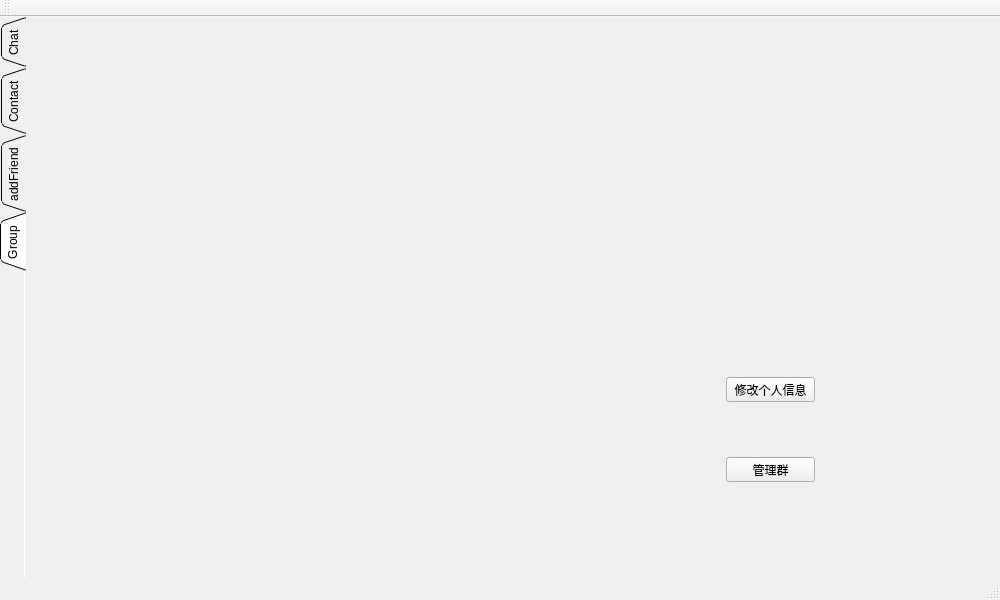
<?xml version="1.0" encoding="UTF-8"?>
<ui version="4.0">
 <class>MainWindow</class>
 <widget class="QMainWindow" name="MainWindow">
  <property name="geometry">
   <rect>
    <x>0</x>
    <y>0</y>
    <width>1000</width>
    <height>600</height>
   </rect>
  </property>
  <property name="windowTitle">
   <string>MainWindow</string>
  </property>
  <widget class="QWidget" name="centralwidget">
   <widget class="QTabWidget" name="tabWidget">
    <property name="geometry">
     <rect>
      <x>0</x>
      <y>0</y>
      <width>1000</width>
      <height>600</height>
     </rect>
    </property>
    <property name="tabPosition">
     <enum>QTabWidget::West</enum>
    </property>
    <property name="tabShape">
     <enum>QTabWidget::Triangular</enum>
    </property>
    <property name="currentIndex">
     <number>3</number>
    </property>
    <property name="elideMode">
     <enum>Qt::ElideNone</enum>
    </property>
    <property name="documentMode">
     <bool>true</bool>
    </property>
    <property name="tabsClosable">
     <bool>false</bool>
    </property>
    <property name="tabBarAutoHide">
     <bool>false</bool>
    </property>
    <widget class="QWidget" name="chatTab">
     <attribute name="title">
      <string>Chat</string>
     </attribute>
     <widget class="QWidget" name="widget_3" native="true">
      <property name="geometry">
       <rect>
        <x>0</x>
        <y>0</y>
        <width>841</width>
        <height>561</height>
       </rect>
      </property>
      <widget class="QListWidget" name="listWidget_4">
       <property name="geometry">
        <rect>
         <x>0</x>
         <y>0</y>
         <width>161</width>
         <height>550</height>
        </rect>
       </property>
       <property name="sizePolicy">
        <sizepolicy hsizetype="Expanding" vsizetype="Preferred">
         <horstretch>20</horstretch>
         <verstretch>0</verstretch>
        </sizepolicy>
       </property>
       <property name="minimumSize">
        <size>
         <width>100</width>
         <height>75</height>
        </size>
       </property>
       <property name="sortingEnabled">
        <bool>true</bool>
       </property>
      </widget>
      <widget class="QGroupBox" name="groupBox">
       <property name="geometry">
        <rect>
         <x>161</x>
         <y>0</y>
         <width>761</width>
         <height>550</height>
        </rect>
       </property>
       <property name="sizePolicy">
        <sizepolicy hsizetype="Expanding" vsizetype="Preferred">
         <horstretch>100</horstretch>
         <verstretch>0</verstretch>
        </sizepolicy>
       </property>
       <property name="minimumSize">
        <size>
         <width>200</width>
         <height>150</height>
        </size>
       </property>
       <property name="title">
        <string>Contract Name</string>
       </property>
       <layout class="QHBoxLayout" name="horizontalLayout_4">
        <property name="leftMargin">
         <number>10</number>
        </property>
        <item>
         <widget class="QWidget" name="widget" native="true">
          <property name="sizePolicy">
           <sizepolicy hsizetype="Expanding" vsizetype="Expanding">
            <horstretch>0</horstretch>
            <verstretch>0</verstretch>
           </sizepolicy>
          </property>
          <widget class="QTextBrowser" name="chatTextBrowser">
           <property name="geometry">
            <rect>
             <x>0</x>
             <y>0</y>
             <width>631</width>
             <height>351</height>
            </rect>
           </property>
           <property name="sizePolicy">
            <sizepolicy hsizetype="Expanding" vsizetype="Expanding">
             <horstretch>0</horstretch>
             <verstretch>80</verstretch>
            </sizepolicy>
           </property>
          </widget>
          <widget class="QListView" name="chatFuncList">
           <property name="geometry">
            <rect>
             <x>0</x>
             <y>350</y>
             <width>631</width>
             <height>31</height>
            </rect>
           </property>
           <property name="sizePolicy">
            <sizepolicy hsizetype="Expanding" vsizetype="Expanding">
             <horstretch>0</horstretch>
             <verstretch>5</verstretch>
            </sizepolicy>
           </property>
          </widget>
          <widget class="QTextEdit" name="chatMsgEdit">
           <property name="geometry">
            <rect>
             <x>0</x>
             <y>374</y>
             <width>631</width>
             <height>121</height>
            </rect>
           </property>
           <property name="sizePolicy">
            <sizepolicy hsizetype="Expanding" vsizetype="Expanding">
             <horstretch>0</horstretch>
             <verstretch>20</verstretch>
            </sizepolicy>
           </property>
          </widget>
          <widget class="QPushButton" name="chatSendBtn">
           <property name="geometry">
            <rect>
             <x>520</x>
             <y>460</y>
             <width>97</width>
             <height>32</height>
            </rect>
           </property>
           <property name="text">
            <string>PushButton</string>
           </property>
          </widget>
          <zorder>chatMsgEdit</zorder>
          <zorder>chatTextBrowser</zorder>
          <zorder>chatFuncList</zorder>
          <zorder>chatSendBtn</zorder>
         </widget>
        </item>
       </layout>
      </widget>
     </widget>
    </widget>
    <widget class="QWidget" name="tab_3">
     <attribute name="title">
      <string>Contact</string>
     </attribute>
     <widget class="QLineEdit" name="contactSearchEdit">
      <property name="geometry">
       <rect>
        <x>8</x>
        <y>12</y>
        <width>201</width>
        <height>31</height>
       </rect>
      </property>
      <property name="placeholderText">
       <string>用户名/id 搜索好友</string>
      </property>
     </widget>
     <widget class="QPushButton" name="searchAccountBtn">
      <property name="geometry">
       <rect>
        <x>213</x>
        <y>11</y>
        <width>21</width>
        <height>32</height>
       </rect>
      </property>
      <property name="text">
       <string>search</string>
      </property>
     </widget>
     <widget class="QStackedWidget" name="contactListStack">
      <property name="geometry">
       <rect>
        <x>0</x>
        <y>50</y>
        <width>274</width>
        <height>491</height>
       </rect>
      </property>
      <property name="currentIndex">
       <number>0</number>
      </property>
      <widget class="QWidget" name="contactFriendPage">
       <layout class="QVBoxLayout" name="verticalLayout">
        <item>
         <widget class="QPushButton" name="manageContactsBtn">
          <property name="text">
           <string>ManageContacts</string>
          </property>
         </widget>
        </item>
        <item>
         <widget class="QListWidget" name="contactFriendList">
          <property name="sortingEnabled">
           <bool>true</bool>
          </property>
         </widget>
        </item>
       </layout>
      </widget>
      <widget class="QWidget" name="addFriendPage">
       <layout class="QVBoxLayout" name="verticalLayout_2">
        <item>
         <widget class="QListWidget" name="addFriendList">
          <property name="sortingEnabled">
           <bool>true</bool>
          </property>
          <item>
           <property name="text">
            <string>新建项目</string>
           </property>
          </item>
         </widget>
        </item>
       </layout>
      </widget>
     </widget>
     <widget class="QPushButton" name="addAccountBtn">
      <property name="geometry">
       <rect>
        <x>240</x>
        <y>11</y>
        <width>21</width>
        <height>32</height>
       </rect>
      </property>
      <property name="text">
       <string>PushButton</string>
      </property>
     </widget>
    </widget>
    <widget class="QWidget" name="contactTab">
     <attribute name="title">
      <string>addFriend</string>
     </attribute>
     <widget class="QListWidget" name="listWidget_3">
      <property name="geometry">
       <rect>
        <x>0</x>
        <y>0</y>
        <width>161</width>
        <height>550</height>
       </rect>
      </property>
      <property name="sortingEnabled">
       <bool>true</bool>
      </property>
      <item>
       <property name="text">
        <string>新建项目</string>
       </property>
      </item>
      <item>
       <property name="text">
        <string>新建项目</string>
       </property>
      </item>
      <item>
       <property name="text">
        <string>新建项目</string>
       </property>
      </item>
      <item>
       <property name="text">
        <string>新建项目</string>
       </property>
      </item>
      <item>
       <property name="text">
        <string>新建项目</string>
       </property>
      </item>
      <item>
       <property name="text">
        <string>新建项目</string>
       </property>
      </item>
      <item>
       <property name="text">
        <string>新建项目</string>
       </property>
      </item>
     </widget>
    </widget>
    <widget class="QWidget" name="GroupTab">
     <attribute name="title">
      <string>Group</string>
     </attribute>
     <widget class="QPushButton" name="ManageGroup">
      <property name="geometry">
       <rect>
        <x>700</x>
        <y>440</y>
        <width>89</width>
        <height>25</height>
       </rect>
      </property>
      <property name="text">
       <string>管理群</string>
      </property>
     </widget>
     <widget class="QPushButton" name="ChangeInformation">
      <property name="geometry">
       <rect>
        <x>700</x>
        <y>360</y>
        <width>89</width>
        <height>25</height>
       </rect>
      </property>
      <property name="text">
       <string>修改个人信息</string>
      </property>
     </widget>
    </widget>
   </widget>
  </widget>
  <widget class="QMenuBar" name="menubar">
   <property name="geometry">
    <rect>
     <x>0</x>
     <y>0</y>
     <width>1000</width>
     <height>22</height>
    </rect>
   </property>
  </widget>
  <widget class="QStatusBar" name="statusbar"/>
  <widget class="QToolBar" name="toolBar">
   <property name="windowTitle">
    <string>toolBar</string>
   </property>
   <attribute name="toolBarArea">
    <enum>TopToolBarArea</enum>
   </attribute>
   <attribute name="toolBarBreak">
    <bool>false</bool>
   </attribute>
  </widget>
 </widget>
 <resources/>
 <connections/>
</ui>
